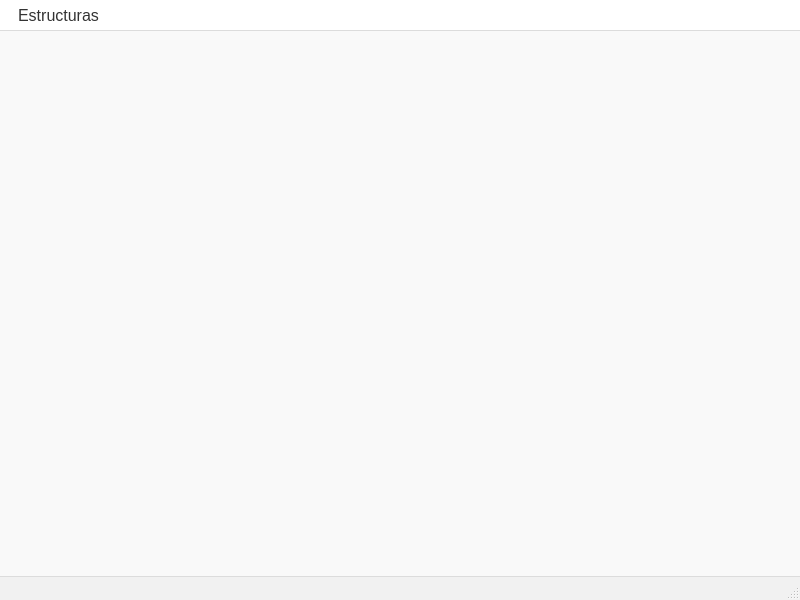
<?xml version="1.0" encoding="UTF-8"?>
<ui version="4.0">
 <class>MainWindow</class>
 <widget class="QMainWindow" name="MainWindow">
  <property name="geometry">
   <rect>
    <x>0</x>
    <y>0</y>
    <width>800</width>
    <height>600</height>
   </rect>
  </property>
  <property name="windowTitle">
   <string>MainWindow</string>
  </property>
  <property name="styleSheet">
   <string notr="true">/* Estilo general para la ventana principal */
QMainWindow {
    background-color: #f9f9f9;   /* Fondo claro y limpio */
    font-family: &quot;Segoe UI&quot;, Arial, sans-serif;
    font-size: 16px;
    color: #333333;              /* Texto gris oscuro para buena legibilidad */
}

/* Barra de menús */
QMenuBar {
    background-color: #ffffff;
    font-size: 16px;
    color: #333333;
    border-bottom: 1px solid #dcdcdc;
}

QMenuBar::item {
    background: transparent;
    padding: 6px 12px;
}

QMenuBar::item:selected {
    background: #e6f0ff;         /* Azul muy claro al pasar el cursor */
    color: #1a73e8;              /* Azul profesional */
}

/* Menús desplegables */
QMenu {
    background-color: #ffffff;
    border: 1px solid #dcdcdc;
    font-size: 16px;
    color: #333333;
}

QMenu::item {
    padding: 6px 20px;
}

QMenu::item:selected {
    background-color: #e6f0ff;
    color: #1a73e8;
}

/* Acciones (QAction se estiliza a través de QMenu/QMenuBar) */
QAction {
    font-size: 16px;
    color: #333333;
}

/* Barra de estado */
QStatusBar {
    background-color: #f1f1f1;
    font-size: 16px;
    color: #333333;
    border-top: 1px solid #dcdcdc;
}

QStatusBar::item {
    border: none;
    padding: 4px 8px;
}
</string>
  </property>
  <widget class="QWidget" name="centralwidget"/>
  <widget class="QMenuBar" name="menubar">
   <property name="geometry">
    <rect>
     <x>0</x>
     <y>0</y>
     <width>800</width>
     <height>34</height>
    </rect>
   </property>
   <widget class="QMenu" name="menuEstructuras">
    <property name="title">
     <string>Estructuras</string>
    </property>
    <widget class="QMenu" name="menuLineales">
     <property name="title">
      <string>Lineales</string>
     </property>
     <addaction name="actionLista_Enlazada"/>
     <addaction name="actionPila_o_Stack"/>
     <addaction name="actionInfija_a_Posfija"/>
     <addaction name="actionQueue"/>
    </widget>
    <addaction name="menuLineales"/>
    <addaction name="separator"/>
    <addaction name="actionSalir"/>
   </widget>
   <addaction name="menuEstructuras"/>
  </widget>
  <widget class="QStatusBar" name="statusbar"/>
  <action name="actionSalir">
   <property name="text">
    <string>Salir</string>
   </property>
  </action>
  <action name="actionLista_Enlazada">
   <property name="text">
    <string>Lista Enlazada</string>
   </property>
  </action>
  <action name="actionPila_o_Stack">
   <property name="text">
    <string>Pila o Stack</string>
   </property>
  </action>
  <action name="actionInfija_a_Posfija">
   <property name="text">
    <string>Infija a Posfija</string>
   </property>
  </action>
  <action name="actionQueue">
   <property name="text">
    <string>Queue</string>
   </property>
  </action>
 </widget>
 <resources/>
 <connections/>
</ui>
